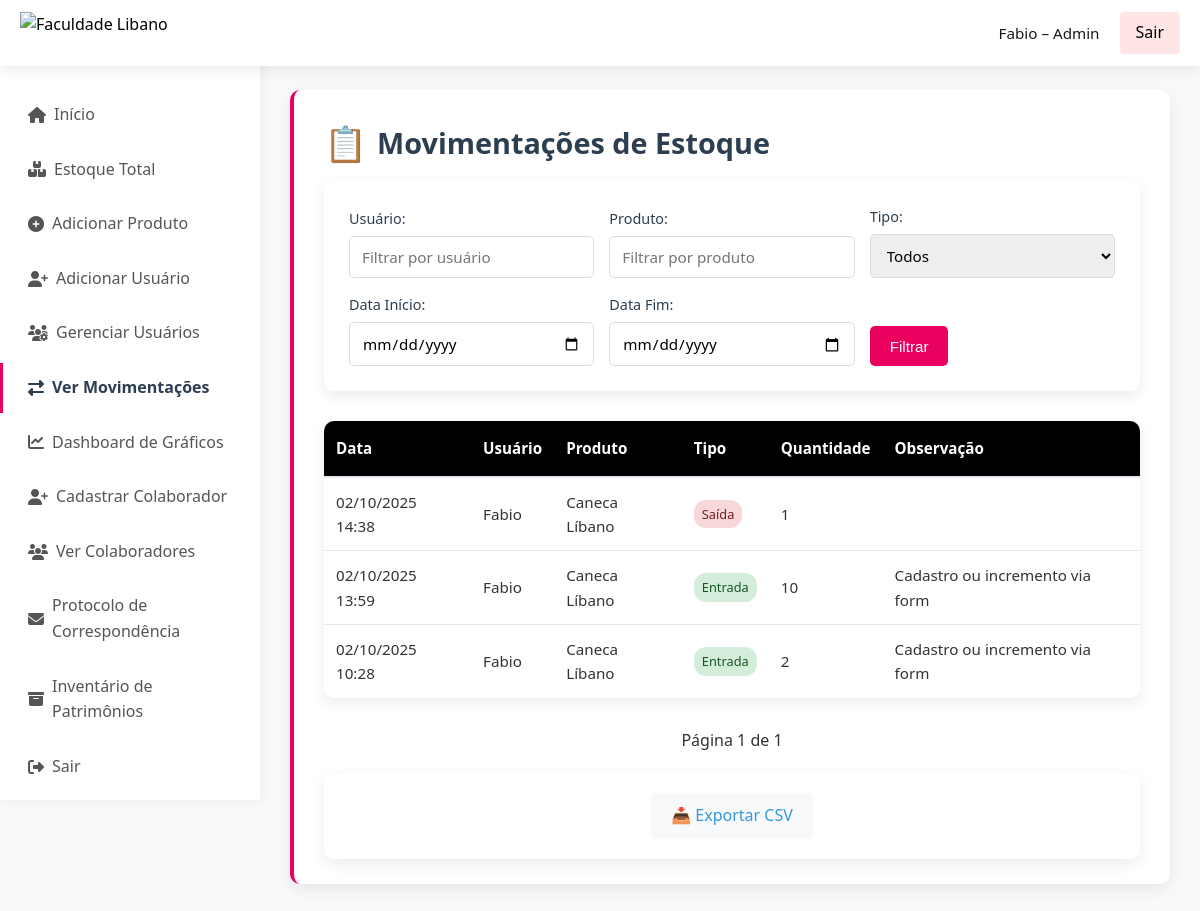
Page /movimentacoes/ (signed in) on the earlier database version.
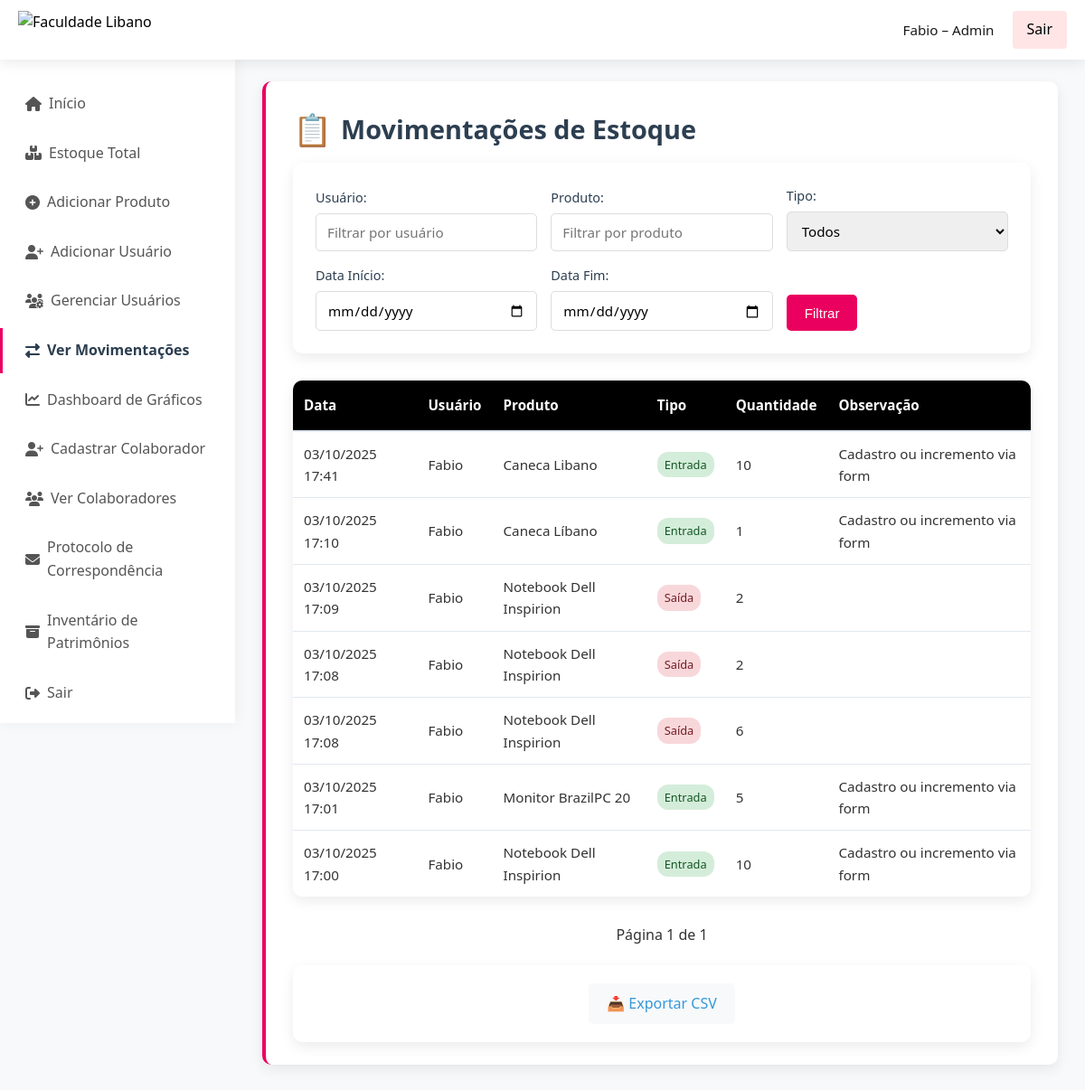
Same page on the later database version.
### estoque/models.py (models this page shows, shortened)
class Movimentacao(models.Model):
    TIPO_CHOICES = (
        ('entrada', 'Entrada'),
        ('saida', 'Saída'),
    )
    produto = models.ForeignKey(Produto, on_delete=models.CASCADE)
    usuario = models.ForeignKey(User, on_delete=models.SET_NULL, null=True)
    tipo = models.CharField(max_length=10, choices=TIPO_CHOICES)
    quantidade = models.PositiveIntegerField()
    data = models.DateTimeField(auto_now_add=True)
    observacao = models.TextField(blank=True)

class Produto(models.Model):
    nome = models.CharField(max_length=100)  # Nome do produto
    quantidade = models.IntegerField(default=0)  # Quantidade em estoque
    setor_responsavel = models.ForeignKey(
        Group,
        on_delete=models.SET_NULL,
        null=True,
        blank=True
    )
    data_entrada = models.DateTimeField(auto_now_add=True)
    observacoes = models.TextField(blank=True, null=True)
    class Meta:
        unique_together = ('nome', 'setor_responsavel')
        verbose_name_plural = "Produtos"

### estoque/views.py (the view)
# urls.py: path('movimentacoes/', views.movimentacoes, name='movimentacoes'),
@login_required(login_url='login')
@user_passes_test(is_admin)
def movimentacoes(request):
    movs = Movimentacao.objects.select_related('produto', 'usuario').order_by('-data')
    usuario = request.GET.get('usuario')
    produto = request.GET.get('produto')
    tipo = request.GET.get('tipo')
    data_inicio = request.GET.get('data_inicio')
    data_fim = request.GET.get('data_fim')
    if usuario:
        movs = movs.filter(usuario__username__icontains=usuario)
    if produto:
        movs = movs.filter(produto__nome__icontains=produto)
    if tipo:
        movs = movs.filter(tipo=tipo)
    if data_inicio:
        movs = movs.filter(data__date__gte=data_inicio)
    if data_fim:
        movs = movs.filter(data__date__lte=data_fim)
    paginator = Paginator(movs, 10)  # 10 itens por página
    page_number = request.GET.get('page')
    movs_page = paginator.get_page(page_number)
    hub_info = [{'nome_setor': g.name} for g in Group.objects.all()]
    return render(request, 'estoque/movimentacoes.html', {
        'movimentacoes': movs_page,
        'setores': Group.objects.all(),
        'hub_info': hub_info,
        'is_admin': request.user.is_superuser,  # controla a exibição dos links de admin
    })

### estoque/context_processors.py (called while the page is built)
def sidebar_context(request):
    if not request.user.is_authenticated:
        return {}
    is_admin = request.user.is_superuser or request.user.groups.filter(name__iexact='ADMIN').exists()
    pertence_geral = request.user.groups.filter(name__iexact='Geral').exists()
    user_groups = request.user.groups.all()
    setores = Group.objects.all() if is_admin else user_groups
    hub_info = [
        {
            'nome_setor': s.name,
            'total_produtos': Produto.objects.filter(setor_responsavel=s).count()
        }
        for s in setores
    ]
    return {
        'is_admin': is_admin,
        'pertence_geral': pertence_geral,
        'hub_info': hub_info,
    }

### estoque/views.py (called while the page is built)
def is_admin(user):
    return user.groups.filter(name='ADMIN').exists() or user.is_superuser

### estoque/templates/estoque/movimentacoes.html (shortened to what this page needs)
<!DOCTYPE html>
<html lang="pt-BR">
<head>
    <link rel="stylesheet" href="https://cdnjs.cloudflare.com/ajax/libs/font-awesome/6.5.1/css/all.min.css">
</head>
<body>
<div class="navbar">
    <img src="https://faculdadelibano.edu.br/_next/image?url=%2Froot%2Flogo-website-colorida.webp&w=384&q=75" alt="Faculdade Libano" class="navbar-logo">
    <div class="navbar-links">
        <span>{{ request.user.username }} {% if not is_admin %} – {{ request.user.groups.first.name }} {% else %} – Admin {% endif %}</span>
        <a href="{% url 'logout' %}">Sair</a>
    </div>
</div>
<div class="sidebar" id="sidebar">
  <a href="{% url 'index' %}" class="{% if request.path == '/' %}active{% endif %}">
    <i class="fas fa-home"></i> Início
  </a>
  {% if is_admin %}
    <a href="{% url 'produtos_setor' 'todos' %}"
       class="{% if request.path == '/produtos/todos/' %}active{% endif %}">
      <i class="fas fa-boxes"></i> Estoque Total
    </a>
  {% endif %}
  <a href="{% url 'adicionar_produto' %}"
     class="{% if request.path == '/adicionar_produto/' %}active{% endif %}">
    <i class="fas fa-plus-circle"></i> Adicionar Produto
  </a>
  {% if is_admin %}
    <a href="{% url 'adicionar_usuario' %}"
       class="{% if request.path == '/adicionar_usuario/' %}active{% endif %}">
      <i class="fas fa-user-plus"></i> Adicionar Usuário
    </a>
    <a href="{% url 'gerenciar_usuarios' %}"
       class="{% if request.path == '/gerenciar_usuarios/' %}active{% endif %}">
      <i class="fas fa-users-cog"></i> Gerenciar Usuários
    </a>
  {% endif %}
  {% if is_admin %}
    <a href="{% url 'movimentacoes' %}"
       class="{% if request.path == '/movimentacoes/' %}active{% endif %}">
      <i class="fas fa-exchange-alt"></i> Ver Movimentações
    </a>
    <a href="{% url 'dashboard_graficos' %}"
       class="{% if request.path == '/dashboard/' %}active{% endif %}">
      <i class="fas fa-chart-line"></i> Dashboard de Gráficos
    </a>
  {% endif %}
   {% if is_admin or pertence_geral %}
    <a href="{% url 'colaborador_create' %}"
       class="{% if request.path == '/colaborador/novo/' %}active{% endif %}">
      <i class="fas fa-user-plus"></i> Cadastrar Colaborador
    </a>
    <a href="{% url 'lista_colaboradores' %}"
       class="{% if request.path == '/colaboradores/' %}active{% endif %}">
      <i class="fas fa-users"></i> Ver Colaboradores
    </a>
    <a href="{% url 'protocolo_create' %}"
       class="{% if request.path == '/protocolo/' %}active{% endif %}">
      <i class="fas fa-envelope"></i> Protocolo de Correspondência
    </a>
    <a href="{% url 'lista_patrimonios' %}"
       class="{% if request.path == '/patrimonios/' %}active{% endif %}">
      <i class="fas fa-archive"></i> Inventário de Patrimônios
    </a>
  {% endif %}
  <a href="{% url 'logout' %}">
    <i class="fas fa-sign-out-alt"></i> Sair
  </a>
</div>
    <div class="content">
        <div class="page-header">
            <h1>Movimentações de Estoque</h1>
        <form method="get" action="" class="filter-form">
            <div class="filter-grid">
                <div class="form-group">
                    <label for="usuario">Usuário:</label>
                    <input type="text" id="usuario" name="usuario" value="{{ request.GET.usuario }}" class="form-control" placeholder="Filtrar por usuário">
                </div>
                <div class="form-group">
                    <label for="produto">Produto:</label>
                    <input type="text" id="produto" name="produto" value="{{ request.GET.produto }}" class="form-control" placeholder="Filtrar por produto">
                </div>
                <div class="form-group">
                    <label for="tipo">Tipo:</label>
                    <select id="tipo" name="tipo" class="form-control">
                        <option value="">Todos</option>
                    </select>
                </div>
                <div class="form-group">
                    <label for="data_inicio">Data Início:</label>
                    <input type="date" id="data_inicio" name="data_inicio" value="{{ request.GET.data_inicio }}" class="form-control">
                </div>
                <div class="form-group">
                    <label for="data_fim">Data Fim:</label>
                    <input type="date" id="data_fim" name="data_fim" value="{{ request.GET.data_fim }}" class="form-control">
                </div>
                <div class="form-group">
                    <button type="submit" class="submit-btn">Filtrar</button>
                </div>
            </div>
        </form>
        <div class="table-container">
            <table class="movimentacoes-table">
                <thead>
                    <tr>
                        <th>Data</th>
                        <th>Usuário</th>
                        <th>Produto</th>
                        <th>Tipo</th>
                        <th>Quantidade</th>
                        <th>Observação</th>
                    </tr>
                </thead>
                <tbody>
                    {% for mov in movimentacoes %}
                    <tr>
                        <td>{{ mov.data|date:"d/m/Y H:i" }}</td>
                        <td>{{ mov.usuario.username }}</td>
                        <td>{{ mov.produto.nome }}</td>
                        <td>
                            <span class="tipo-badge {% if mov.tipo == 'entrada' %}tipo-entrada{% else %}tipo-saida{% endif %}">
                                {{ mov.get_tipo_display }}
                            </span>
                        </td>
                        <td>{{ mov.quantidade }}</td>
                        <td>{{ mov.observacao }}</td>
                    </tr>
                    {% empty %}
                    <tr>
                        <td colspan="6" class="empty-message">Nenhuma movimentação encontrada</td>
                    </tr>
                    {% endfor %}
                </tbody>
            </table>
        </div>
<div class="pagination">
    <span>Página {{ movimentacoes.number }} de {{ movimentacoes.paginator.num_pages }}</span>
</div>
        <div class="action-links">
            <a href="{% url 'exportar_movimentacoes' %}?{{ request.GET.urlencode }}" class="action-link">📥 Exportar CSV</a>
        </div>
    </div>
</body>
</html>

### estoque/templates/estoque/movimentacoes.html (style rules this page uses)
* { margin: 0; padding: 0; box-sizing: border-box; }
body { font-family: 'Segoe UI', Arial, sans-serif; line-height: 1.6; background-color: #f8f9fa; color: #333; }
.navbar { position: fixed; top: 0; left: 0; width: 100%; background: linear-gradient(135deg, #ffffff 0%, #ffffff 100%); color: rgb(0, 0, 0); padding: 12px 20px; box-shadow: 0 2px 15px rgba(0,0,0,0.1); display: flex; justify-content: space-between; align-items: center; z-index: 1000; transition: all 0.3s ease; }
.navbar-links { display: flex; align-items: center; gap: 20px; }
.navbar-links span { font-size: 0.95rem; opacity: 0.9; }
.navbar-links a { color: rgb(0, 0, 0); text-decoration: none; padding: 8px 16px; border-radius: 4px; transition: all 0.3s ease; background: rgba(255, 0, 0, 0.1); }
.sidebar { position: fixed; top: 60px; left: 0; width: 260px; height: calc(100vh - 60px); background: #ffffff; padding: 25px 0; box-shadow: 2px 0 15px rgba(0,0,0,0.05); overflow-y: auto; transition: all 0.3s cubic-bezier(0.4, 0, 0.2, 1); z-index: 999; }
.sidebar a { display: flex; align-items: center; color: #555; padding: 12px 25px; text-decoration: none; transition: all 0.3s ease; border-left: 3px solid transparent; margin: 5px 0; }
.content { margin-top: 60px; margin-left: 260px; padding: 30px; min-height: calc(100vh - 60px); transition: margin-left 0.3s ease; }
.page-header { background: white; padding: 25px 30px; border-radius: 10px; box-shadow: 0 5px 15px rgba(0,0,0,0.08); margin-bottom: 30px; border-left: 4px solid #ea005f; }
.page-header h1 { color: #2c3e50; font-size: 1.8rem; margin-bottom: 10px; font-weight: 600; display: flex; align-items: center; gap: 10px; }
.page-header h1::before { content: "📋"; font-size: 1.2em; }
.filter-form { background: white; padding: 25px; border-radius: 10px; box-shadow: 0 5px 15px rgba(0,0,0,0.08); margin-bottom: 30px; }
.filter-grid { display: grid; grid-template-columns: repeat(auto-fit, minmax(200px, 1fr)); gap: 15px; align-items: end; }
.form-group { margin-bottom: 0; }
.form-group label { display: block; margin-bottom: 6px; font-weight: 500; color: #2c3e50; font-size: 0.9rem; }
.form-control { width: 100%; padding: 10px 12px; border: 1px solid #ddd; border-radius: 5px; font-size: 0.95rem; transition: all 0.3s ease; font-family: inherit; }
.submit-btn { background: #ea005f; color: white; border: none; padding: 10px 20px; border-radius: 5px; cursor: pointer; font-size: 0.95rem; font-weight: 500; transition: all 0.3s ease; height: 40px; }
.table-container { background: white; border-radius: 10px; box-shadow: 0 5px 15px rgba(0,0,0,0.08); overflow: hidden; margin-bottom: 30px; }
.movimentacoes-table { width: 100%; border-collapse: collapse; font-size: 0.95rem; }
.movimentacoes-table th { background-color: #000000; padding: 15px 12px; text-align: left; font-weight: 600; color: #ffffff; border-bottom: 2px solid #e2e8f0; }
.movimentacoes-table td { padding: 12px; border-bottom: 1px solid #e2e8f0; transition: background-color 0.2s ease; }
.movimentacoes-table tr:last-child td { border-bottom: none; }
.tipo-badge { display: inline-block; padding: 4px 8px; border-radius: 12px; font-size: 0.8rem; font-weight: 500; }
.tipo-entrada { background: #d4edda; color: #155724; }
.tipo-saida { background: #f8d7da; color: #721c24; }
.action-links { text-align: center; padding: 20px; background: white; border-radius: 10px; box-shadow: 0 5px 15px rgba(0,0,0,0.08); }
.action-link { display: inline-flex; align-items: center; gap: 8px; color: #3498db; text-decoration: none; padding: 10px 20px; margin: 0 10px; border-radius: 5px; transition: all 0.3s ease; font-weight: 500; background: #f8f9fa; }
.pagination { text-align: center; margin: 20px 0; }
.navbar-logo { height: 42px; width: auto; }
.pagination span { margin: 0 10px; font-weight: 500; }
.sidebar a i { margin-right: 8px; }
.sidebar a.active { border-left-color:#ea005f; font-weight:600; color:#2c3e50; }

Differences in the rows shown:
removed Movimentacao: data "02/10/2025 14:38", usuario.username "Fabio", produto.nome "Caneca Líbano", tipo "Saída", quantidade "1"
removed Movimentacao: data "02/10/2025 13:59", usuario.username "Fabio", produto.nome "Caneca Líbano", tipo "Entrada", quantidade "10", observacao "Cadastro ou incremento via form"
removed Movimentacao: data "02/10/2025 10:28", usuario.username "Fabio", produto.nome "Caneca Líbano", tipo "Entrada", quantidade "2", observacao "Cadastro ou incremento via form"
added Movimentacao: data "03/10/2025 17:41", usuario.username "Fabio", produto.nome "Caneca Libano", tipo "Entrada", quantidade "10", observacao "Cadastro ou incremento via form"
added Movimentacao: data "03/10/2025 17:10", usuario.username "Fabio", produto.nome "Caneca Líbano", tipo "Entrada", quantidade "1", observacao "Cadastro ou incremento via form"
added Movimentacao: data "03/10/2025 17:09", usuario.username "Fabio", produto.nome "Notebook Dell Inspirion", tipo "Saída", quantidade "2"
added Movimentacao: data "03/10/2025 17:08", usuario.username "Fabio", produto.nome "Notebook Dell Inspirion", tipo "Saída", quantidade "2"
added Movimentacao: data "03/10/2025 17:08", usuario.username "Fabio", produto.nome "Notebook Dell Inspirion", tipo "Saída", quantidade "6"
added Movimentacao: data "03/10/2025 17:01", usuario.username "Fabio", produto.nome "Monitor BrazilPC 20", tipo "Entrada", quantidade "5", observacao "Cadastro ou incremento via form"
added Movimentacao: data "03/10/2025 17:00", usuario.username "Fabio", produto.nome "Notebook Dell Inspirion", tipo "Entrada", quantidade "10", observacao "Cadastro ou incremento via form"
